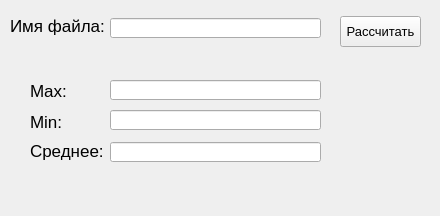
<?xml version="1.0" encoding="UTF-8"?>
<ui version="4.0">
 <class>Form</class>
 <widget class="QWidget" name="Form">
  <property name="geometry">
   <rect>
    <x>0</x>
    <y>0</y>
    <width>440</width>
    <height>216</height>
   </rect>
  </property>
  <property name="windowTitle">
   <string>Файловая система</string>
  </property>
  <widget class="QLabel" name="label">
   <property name="geometry">
    <rect>
     <x>10</x>
     <y>10</y>
     <width>101</width>
     <height>31</height>
    </rect>
   </property>
   <property name="font">
    <font>
     <pointsize>13</pointsize>
    </font>
   </property>
   <property name="text">
    <string>Имя файла:</string>
   </property>
  </widget>
  <widget class="QLabel" name="label_2">
   <property name="geometry">
    <rect>
     <x>30</x>
     <y>80</y>
     <width>81</width>
     <height>21</height>
    </rect>
   </property>
   <property name="font">
    <font>
     <pointsize>13</pointsize>
    </font>
   </property>
   <property name="text">
    <string>Max: </string>
   </property>
  </widget>
  <widget class="QLabel" name="label_3">
   <property name="geometry">
    <rect>
     <x>30</x>
     <y>115</y>
     <width>47</width>
     <height>13</height>
    </rect>
   </property>
   <property name="font">
    <font>
     <pointsize>13</pointsize>
    </font>
   </property>
   <property name="text">
    <string>Min: </string>
   </property>
  </widget>
  <widget class="QLabel" name="label_4">
   <property name="geometry">
    <rect>
     <x>30</x>
     <y>140</y>
     <width>81</width>
     <height>21</height>
    </rect>
   </property>
   <property name="font">
    <font>
     <pointsize>13</pointsize>
    </font>
   </property>
   <property name="text">
    <string>Среднее: </string>
   </property>
  </widget>
  <widget class="QLineEdit" name="lineEdit">
   <property name="geometry">
    <rect>
     <x>110</x>
     <y>18</y>
     <width>211</width>
     <height>20</height>
    </rect>
   </property>
  </widget>
  <widget class="QPushButton" name="pushButton">
   <property name="geometry">
    <rect>
     <x>340</x>
     <y>16</y>
     <width>81</width>
     <height>31</height>
    </rect>
   </property>
   <property name="font">
    <font>
     <pointsize>10</pointsize>
    </font>
   </property>
   <property name="text">
    <string>Рассчитать</string>
   </property>
  </widget>
  <widget class="QLabel" name="label_5">
   <property name="geometry">
    <rect>
     <x>20</x>
     <y>185</y>
     <width>411</width>
     <height>21</height>
    </rect>
   </property>
   <property name="text">
    <string/>
   </property>
  </widget>
  <widget class="QLineEdit" name="lineEdit_2">
   <property name="geometry">
    <rect>
     <x>110</x>
     <y>142</y>
     <width>211</width>
     <height>20</height>
    </rect>
   </property>
  </widget>
  <widget class="QLineEdit" name="lineEdit_3">
   <property name="geometry">
    <rect>
     <x>110</x>
     <y>110</y>
     <width>211</width>
     <height>20</height>
    </rect>
   </property>
  </widget>
  <widget class="QLineEdit" name="lineEdit_4">
   <property name="geometry">
    <rect>
     <x>110</x>
     <y>80</y>
     <width>211</width>
     <height>20</height>
    </rect>
   </property>
  </widget>
 </widget>
 <resources/>
 <connections/>
</ui>
